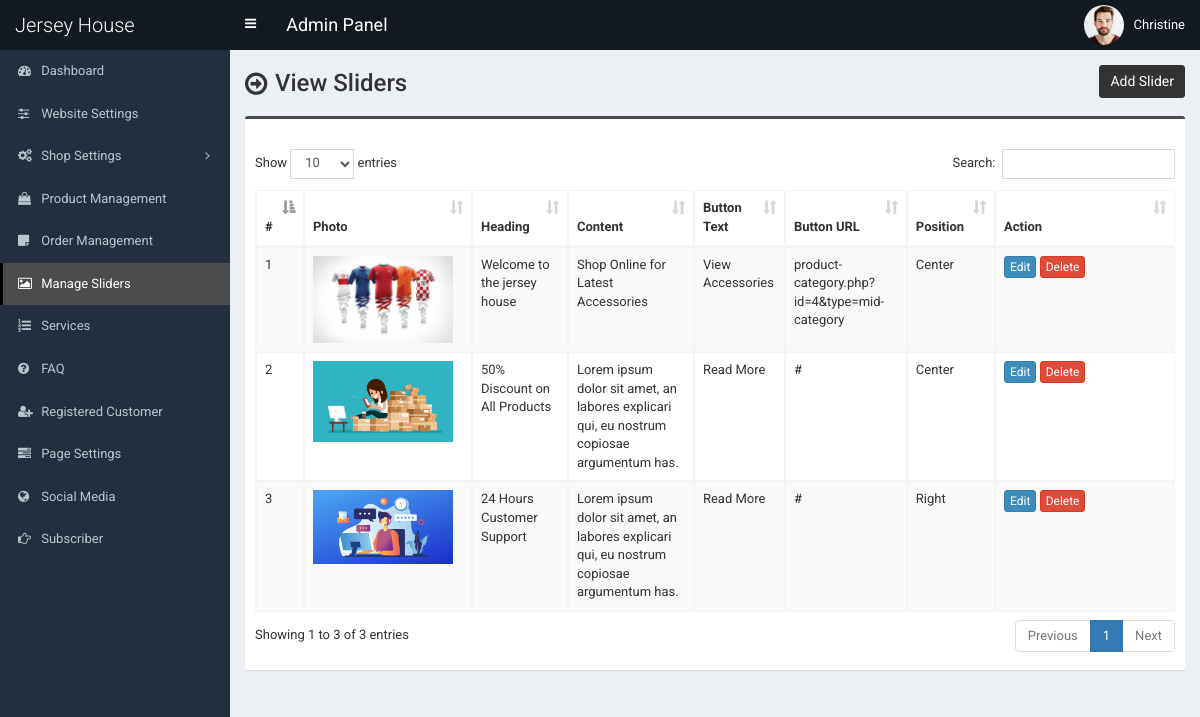
/admin/slider.php (signed in), run on the app's committed database.
### tables this page shows
CREATE TABLE `tbl_slider` (
  `id` int(11) NOT NULL,
  `photo` varchar(255) NOT NULL,
  `heading` varchar(255) NOT NULL,
  `content` text NOT NULL,
  `button_text` varchar(255) NOT NULL,
  `button_url` varchar(255) NOT NULL,
  `position` varchar(255) NOT NULL
);

### admin/slider.php (the view, shortened to what this page needs)
<?php require_once('header.php'); ?>
<section class="content-header">
	<div class="content-header-left">
		<h1>View Sliders</h1>
	</div>
	<div class="content-header-right">
		<a href="slider-add.php" class="btn btn-primary btn-sm">Add Slider</a>
	</div>
</section>
<section class="content">
	<div class="row">
		<div class="col-md-12">
			<div class="box box-info">
				<div class="box-body table-responsive">
					<table id="example1" class="table table-bordered table-hover table-striped">
						<thead>
							<tr>
								<th>#</th>
								<th>Photo</th>
								<th>Heading</th>
								<th>Content</th>
								<th>Button Text</th>
								<th>Button URL</th>
								<th>Position</th>
								<th width="140">Action</th>
							</tr>
						</thead>
						<tbody>
							<?php
							$i=0;
							$statement = $pdo->prepare("SELECT
														id,
														photo,
														heading,
														content,
														button_text,
														button_url,
														position
							                           	FROM tbl_slider
							                           	");
							$statement->execute();
							$result = $statement->fetchAll(PDO::FETCH_ASSOC);
							foreach ($result as $row) {
								$i++;
								?>
								<tr>
									<td><?php echo $i; ?></td>
									<td style="width:150px;"><img src="../assets/uploads/<?php echo $row['photo']; ?>" alt="<?php echo $row['heading']; ?>" style="width:140px;"></td>
									<td><?php echo $row['heading']; ?></td>
									<td><?php echo $row['content']; ?></td>
									<td><?php echo $row['button_text']; ?></td>
									<td><?php echo $row['button_url']; ?></td>
									<td><?php echo $row['position']; ?></td>
									<td>
										<a href="slider-edit.php?id=<?php echo $row['id']; ?>" class="btn btn-primary btn-xs">Edit</a>
										<a href="#" class="btn btn-danger btn-xs" data-href="slider-delete.php?id=<?php echo $row['id']; ?>" data-toggle="modal" data-target="#confirm-delete">Delete</a>
									</td>
								</tr>
								<?php
							}
							?>
						</tbody>
					</table>
				</div>
			</div>
		</div>
	</div>
</section>
<?php require_once('footer.php'); ?>

### admin/style.css (style rules this page uses)
body { font-size: 13px; font-family: "Roboto", sans-serif; }
.content-header > h1, .content-header .content-header-left h1 { font-family: "Roboto", sans-serif; }
.box-info { padding-top: 20px; }
.content-header { overflow: hidden; }
.content-header .content-header-left { float: left; padding-top: 5px; }
.content-header .content-header-right { float: right; }
.content-header .content-header-left h1 { margin-top: 0; margin-bottom: 0; padding-left: 30px; padding-bottom: 5px; font-size: 24px; position: relative; }
.content-header .content-header-left h1:before { position: absolute; top: 0; left: 0; font-family: "FontAwesome", sans-serif; font-size: 26px; content: "\f18e"; }
.content-header .content-header-right a { position: relative; font-size: 14px; }
.box.box-info { border-top-color: #4c4c4c; }
.content-header .content-header-right a { background-color: #333333; border-color: #333333; }

### data on the page
tbl_slider: photo (picture), heading "Welcome to the jersey house", content "Shop Online for Latest Accessories", button_text "View Accessories", button_url "product-category.php?id=4&type=mid-category", position "Center"
tbl_slider: photo (picture), heading "50% Discount on All Products", content "Lorem ipsum dolor sit amet, an labores explicari qui, eu nostrum copiosae argumentum has.", button_text "Read More", button_url "#", position "Center"
tbl_slider: photo (picture), heading "24 Hours Customer Support", content "Lorem ipsum dolor sit amet, an labores explicari qui, eu nostrum copiosae argumentum has.", button_text "Read More", button_url "#", position "Right"

### other printed values
$_SESSION['user']['full_name'] "Christine"
